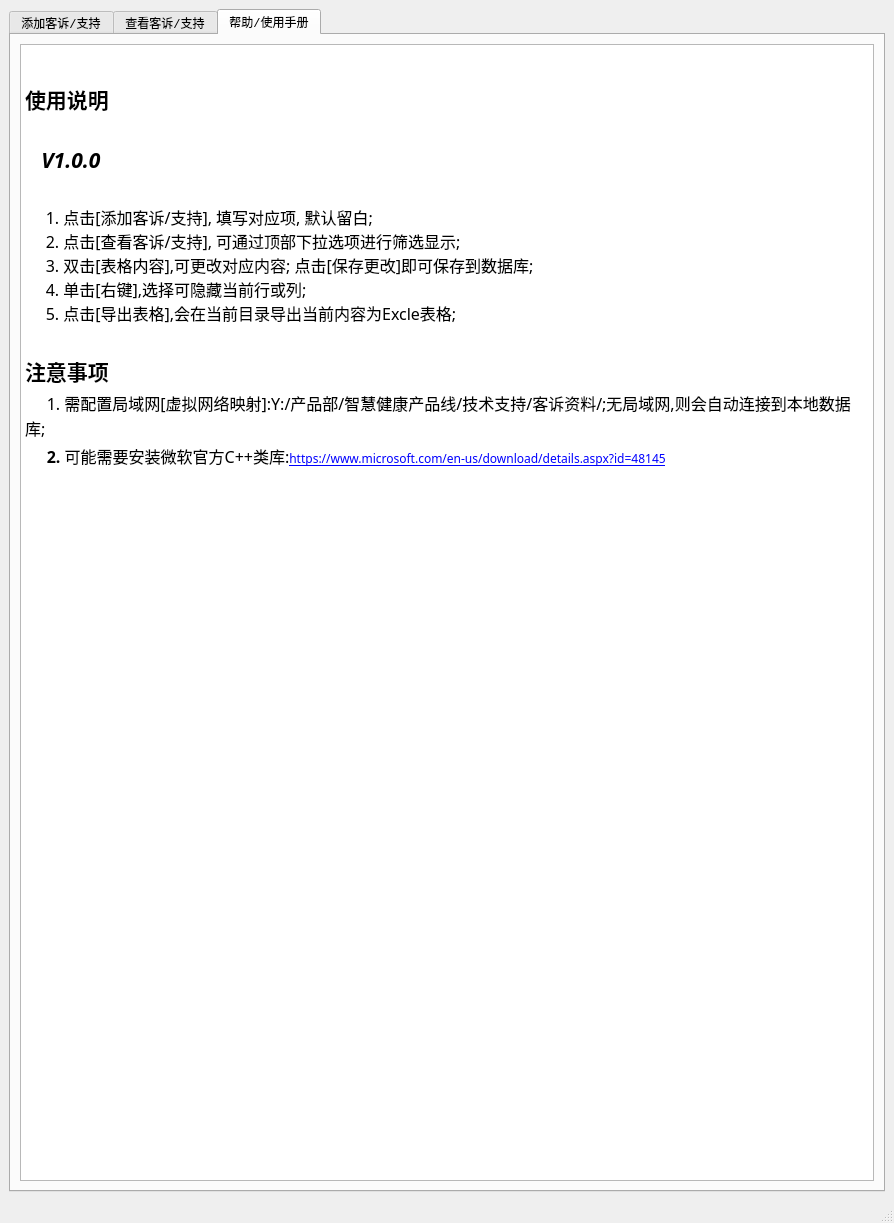
<?xml version="1.0" encoding="UTF-8"?>
<ui version="4.0">
 <class>MainWindow</class>
 <widget class="QMainWindow" name="MainWindow">
  <property name="windowModality">
   <enum>Qt::NonModal</enum>
  </property>
  <property name="geometry">
   <rect>
    <x>0</x>
    <y>0</y>
    <width>894</width>
    <height>1223</height>
   </rect>
  </property>
  <property name="font">
   <font>
    <family>Consolas</family>
   </font>
  </property>
  <property name="windowTitle">
   <string>技术支持/客诉-记录系统</string>
  </property>
  <property name="windowOpacity">
   <double>1.000000000000000</double>
  </property>
  <widget class="QWidget" name="centralwidget">
   <layout class="QGridLayout" name="gridLayout">
    <item row="0" column="0">
     <widget class="QTabWidget" name="tabWidget">
      <property name="sizePolicy">
       <sizepolicy hsizetype="Expanding" vsizetype="Expanding">
        <horstretch>0</horstretch>
        <verstretch>0</verstretch>
       </sizepolicy>
      </property>
      <property name="currentIndex">
       <number>2</number>
      </property>
      <widget class="QWidget" name="tab">
       <attribute name="title">
        <string>添加客诉/支持</string>
       </attribute>
       <layout class="QGridLayout" name="gridLayout_2">
        <item row="0" column="0">
         <widget class="QTableView" name="add_table_view">
          <property name="palette">
           <palette>
            <active>
             <colorrole role="WindowText">
              <brush brushstyle="SolidPattern">
               <color alpha="255">
                <red>0</red>
                <green>0</green>
                <blue>0</blue>
               </color>
              </brush>
             </colorrole>
             <colorrole role="Button">
              <brush brushstyle="SolidPattern">
               <color alpha="255">
                <red>240</red>
                <green>229</green>
                <blue>193</blue>
               </color>
              </brush>
             </colorrole>
             <colorrole role="Light">
              <brush brushstyle="SolidPattern">
               <color alpha="255">
                <red>255</red>
                <green>248</green>
                <blue>255</blue>
               </color>
              </brush>
             </colorrole>
             <colorrole role="Midlight">
              <brush brushstyle="SolidPattern">
               <color alpha="255">
                <red>226</red>
                <green>255</green>
                <blue>235</blue>
               </color>
              </brush>
             </colorrole>
             <colorrole role="Dark">
              <brush brushstyle="SolidPattern">
               <color alpha="255">
                <red>115</red>
                <green>110</green>
                <blue>120</blue>
               </color>
              </brush>
             </colorrole>
             <colorrole role="Mid">
              <brush brushstyle="SolidPattern">
               <color alpha="255">
                <red>153</red>
                <green>147</green>
                <blue>160</blue>
               </color>
              </brush>
             </colorrole>
             <colorrole role="Text">
              <brush brushstyle="SolidPattern">
               <color alpha="255">
                <red>0</red>
                <green>0</green>
                <blue>0</blue>
               </color>
              </brush>
             </colorrole>
             <colorrole role="BrightText">
              <brush brushstyle="SolidPattern">
               <color alpha="255">
                <red>255</red>
                <green>219</green>
                <blue>235</blue>
               </color>
              </brush>
             </colorrole>
             <colorrole role="ButtonText">
              <brush brushstyle="SolidPattern">
               <color alpha="255">
                <red>0</red>
                <green>0</green>
                <blue>0</blue>
               </color>
              </brush>
             </colorrole>
             <colorrole role="Base">
              <brush brushstyle="SolidPattern">
               <color alpha="255">
                <red>255</red>
                <green>255</green>
                <blue>255</blue>
               </color>
              </brush>
             </colorrole>
             <colorrole role="Window">
              <brush brushstyle="SolidPattern">
               <color alpha="255">
                <red>230</red>
                <green>221</green>
                <blue>240</blue>
               </color>
              </brush>
             </colorrole>
             <colorrole role="Shadow">
              <brush brushstyle="SolidPattern">
               <color alpha="255">
                <red>0</red>
                <green>0</green>
                <blue>0</blue>
               </color>
              </brush>
             </colorrole>
             <colorrole role="AlternateBase">
              <brush brushstyle="SolidPattern">
               <color alpha="255">
                <red>242</red>
                <green>238</green>
                <blue>247</blue>
               </color>
              </brush>
             </colorrole>
             <colorrole role="ToolTipBase">
              <brush brushstyle="SolidPattern">
               <color alpha="255">
                <red>255</red>
                <green>255</green>
                <blue>220</blue>
               </color>
              </brush>
             </colorrole>
             <colorrole role="ToolTipText">
              <brush brushstyle="SolidPattern">
               <color alpha="255">
                <red>0</red>
                <green>0</green>
                <blue>0</blue>
               </color>
              </brush>
             </colorrole>
            </active>
            <inactive>
             <colorrole role="WindowText">
              <brush brushstyle="SolidPattern">
               <color alpha="255">
                <red>0</red>
                <green>0</green>
                <blue>0</blue>
               </color>
              </brush>
             </colorrole>
             <colorrole role="Button">
              <brush brushstyle="SolidPattern">
               <color alpha="255">
                <red>240</red>
                <green>229</green>
                <blue>193</blue>
               </color>
              </brush>
             </colorrole>
             <colorrole role="Light">
              <brush brushstyle="SolidPattern">
               <color alpha="255">
                <red>255</red>
                <green>248</green>
                <blue>255</blue>
               </color>
              </brush>
             </colorrole>
             <colorrole role="Midlight">
              <brush brushstyle="SolidPattern">
               <color alpha="255">
                <red>226</red>
                <green>255</green>
                <blue>235</blue>
               </color>
              </brush>
             </colorrole>
             <colorrole role="Dark">
              <brush brushstyle="SolidPattern">
               <color alpha="255">
                <red>115</red>
                <green>110</green>
                <blue>120</blue>
               </color>
              </brush>
             </colorrole>
             <colorrole role="Mid">
              <brush brushstyle="SolidPattern">
               <color alpha="255">
                <red>153</red>
                <green>147</green>
                <blue>160</blue>
               </color>
              </brush>
             </colorrole>
             <colorrole role="Text">
              <brush brushstyle="SolidPattern">
               <color alpha="255">
                <red>0</red>
                <green>0</green>
                <blue>0</blue>
               </color>
              </brush>
             </colorrole>
             <colorrole role="BrightText">
              <brush brushstyle="SolidPattern">
               <color alpha="255">
                <red>255</red>
                <green>219</green>
                <blue>235</blue>
               </color>
              </brush>
             </colorrole>
             <colorrole role="ButtonText">
              <brush brushstyle="SolidPattern">
               <color alpha="255">
                <red>0</red>
                <green>0</green>
                <blue>0</blue>
               </color>
              </brush>
             </colorrole>
             <colorrole role="Base">
              <brush brushstyle="SolidPattern">
               <color alpha="255">
                <red>255</red>
                <green>255</green>
                <blue>255</blue>
               </color>
              </brush>
             </colorrole>
             <colorrole role="Window">
              <brush brushstyle="SolidPattern">
               <color alpha="255">
                <red>230</red>
                <green>221</green>
                <blue>240</blue>
               </color>
              </brush>
             </colorrole>
             <colorrole role="Shadow">
              <brush brushstyle="SolidPattern">
               <color alpha="255">
                <red>0</red>
                <green>0</green>
                <blue>0</blue>
               </color>
              </brush>
             </colorrole>
             <colorrole role="AlternateBase">
              <brush brushstyle="SolidPattern">
               <color alpha="255">
                <red>242</red>
                <green>238</green>
                <blue>247</blue>
               </color>
              </brush>
             </colorrole>
             <colorrole role="ToolTipBase">
              <brush brushstyle="SolidPattern">
               <color alpha="255">
                <red>255</red>
                <green>255</green>
                <blue>220</blue>
               </color>
              </brush>
             </colorrole>
             <colorrole role="ToolTipText">
              <brush brushstyle="SolidPattern">
               <color alpha="255">
                <red>0</red>
                <green>0</green>
                <blue>0</blue>
               </color>
              </brush>
             </colorrole>
            </inactive>
            <disabled>
             <colorrole role="WindowText">
              <brush brushstyle="SolidPattern">
               <color alpha="255">
                <red>115</red>
                <green>110</green>
                <blue>120</blue>
               </color>
              </brush>
             </colorrole>
             <colorrole role="Button">
              <brush brushstyle="SolidPattern">
               <color alpha="255">
                <red>240</red>
                <green>229</green>
                <blue>193</blue>
               </color>
              </brush>
             </colorrole>
             <colorrole role="Light">
              <brush brushstyle="SolidPattern">
               <color alpha="255">
                <red>255</red>
                <green>248</green>
                <blue>255</blue>
               </color>
              </brush>
             </colorrole>
             <colorrole role="Midlight">
              <brush brushstyle="SolidPattern">
               <color alpha="255">
                <red>226</red>
                <green>255</green>
                <blue>235</blue>
               </color>
              </brush>
             </colorrole>
             <colorrole role="Dark">
              <brush brushstyle="SolidPattern">
               <color alpha="255">
                <red>115</red>
                <green>110</green>
                <blue>120</blue>
               </color>
              </brush>
             </colorrole>
             <colorrole role="Mid">
              <brush brushstyle="SolidPattern">
               <color alpha="255">
                <red>153</red>
                <green>147</green>
                <blue>160</blue>
               </color>
              </brush>
             </colorrole>
             <colorrole role="Text">
              <brush brushstyle="SolidPattern">
               <color alpha="255">
                <red>115</red>
                <green>110</green>
                <blue>120</blue>
               </color>
              </brush>
             </colorrole>
             <colorrole role="BrightText">
              <brush brushstyle="SolidPattern">
               <color alpha="255">
                <red>255</red>
                <green>219</green>
                <blue>235</blue>
               </color>
              </brush>
             </colorrole>
             <colorrole role="ButtonText">
              <brush brushstyle="SolidPattern">
               <color alpha="255">
                <red>115</red>
                <green>110</green>
                <blue>120</blue>
               </color>
              </brush>
             </colorrole>
             <colorrole role="Base">
              <brush brushstyle="SolidPattern">
               <color alpha="255">
                <red>230</red>
                <green>221</green>
                <blue>240</blue>
               </color>
              </brush>
             </colorrole>
             <colorrole role="Window">
              <brush brushstyle="SolidPattern">
               <color alpha="255">
                <red>230</red>
                <green>221</green>
                <blue>240</blue>
               </color>
              </brush>
             </colorrole>
             <colorrole role="Shadow">
              <brush brushstyle="SolidPattern">
               <color alpha="255">
                <red>0</red>
                <green>0</green>
                <blue>0</blue>
               </color>
              </brush>
             </colorrole>
             <colorrole role="AlternateBase">
              <brush brushstyle="SolidPattern">
               <color alpha="255">
                <red>230</red>
                <green>221</green>
                <blue>240</blue>
               </color>
              </brush>
             </colorrole>
             <colorrole role="ToolTipBase">
              <brush brushstyle="SolidPattern">
               <color alpha="255">
                <red>255</red>
                <green>255</green>
                <blue>220</blue>
               </color>
              </brush>
             </colorrole>
             <colorrole role="ToolTipText">
              <brush brushstyle="SolidPattern">
               <color alpha="255">
                <red>0</red>
                <green>0</green>
                <blue>0</blue>
               </color>
              </brush>
             </colorrole>
            </disabled>
           </palette>
          </property>
          <property name="cursor" stdset="0">
           <cursorShape>ArrowCursor</cursorShape>
          </property>
          <property name="autoFillBackground">
           <bool>true</bool>
          </property>
          <property name="locale">
           <locale language="Basaa" country="Cameroon"/>
          </property>
          <property name="autoScrollMargin">
           <number>9</number>
          </property>
          <property name="alternatingRowColors">
           <bool>true</bool>
          </property>
          <property name="showGrid">
           <bool>true</bool>
          </property>
          <property name="gridStyle">
           <enum>Qt::SolidLine</enum>
          </property>
          <property name="wordWrap">
           <bool>true</bool>
          </property>
          <attribute name="horizontalHeaderMinimumSectionSize">
           <number>26</number>
          </attribute>
         </widget>
        </item>
        <item row="1" column="0">
         <widget class="QPushButton" name="pushButton_add_database">
          <property name="text">
           <string>提交到数据库</string>
          </property>
         </widget>
        </item>
       </layout>
      </widget>
      <widget class="QWidget" name="tab_2">
       <attribute name="title">
        <string>查看客诉/支持</string>
       </attribute>
       <layout class="QGridLayout" name="gridLayout_3">
        <item row="0" column="0">
         <layout class="QVBoxLayout" name="verticalLayout">
          <item>
           <widget class="Line" name="line_2">
            <property name="orientation">
             <enum>Qt::Horizontal</enum>
            </property>
           </widget>
          </item>
          <item>
           <layout class="QHBoxLayout" name="horizontalLayout_3">
            <item>
             <widget class="QLineEdit" name="lineEdit_3">
              <property name="text">
               <string>状态</string>
              </property>
              <property name="alignment">
               <set>Qt::AlignCenter</set>
              </property>
              <property name="readOnly">
               <bool>true</bool>
              </property>
             </widget>
            </item>
            <item>
             <widget class="QLineEdit" name="lineEdit_2">
              <property name="enabled">
               <bool>true</bool>
              </property>
              <property name="layoutDirection">
               <enum>Qt::LeftToRight</enum>
              </property>
              <property name="text">
               <string>类型</string>
              </property>
              <property name="alignment">
               <set>Qt::AlignCenter</set>
              </property>
              <property name="readOnly">
               <bool>true</bool>
              </property>
             </widget>
            </item>
            <item>
             <widget class="QLineEdit" name="lineEdit">
              <property name="enabled">
               <bool>true</bool>
              </property>
              <property name="text">
               <string>负责人</string>
              </property>
              <property name="alignment">
               <set>Qt::AlignCenter</set>
              </property>
              <property name="readOnly">
               <bool>true</bool>
              </property>
             </widget>
            </item>
           </layout>
          </item>
          <item>
           <layout class="QHBoxLayout" name="horizontalLayout_2">
            <item>
             <widget class="QComboBox" name="comboBox_state">
              <property name="editable">
               <bool>false</bool>
              </property>
             </widget>
            </item>
            <item>
             <widget class="QComboBox" name="comboBox_type">
              <property name="editable">
               <bool>false</bool>
              </property>
             </widget>
            </item>
            <item>
             <widget class="QComboBox" name="comboBox_person">
              <property name="editable">
               <bool>false</bool>
              </property>
             </widget>
            </item>
           </layout>
          </item>
          <item>
           <widget class="Line" name="line">
            <property name="orientation">
             <enum>Qt::Horizontal</enum>
            </property>
           </widget>
          </item>
          <item>
           <widget class="QTableView" name="watch_table_view">
            <property name="mouseTracking">
             <bool>true</bool>
            </property>
            <property name="contextMenuPolicy">
             <enum>Qt::CustomContextMenu</enum>
            </property>
            <property name="editTriggers">
             <set>QAbstractItemView::AnyKeyPressed|QAbstractItemView::DoubleClicked|QAbstractItemView::EditKeyPressed|QAbstractItemView::SelectedClicked</set>
            </property>
            <property name="dragEnabled">
             <bool>false</bool>
            </property>
            <property name="dragDropMode">
             <enum>QAbstractItemView::DragOnly</enum>
            </property>
            <property name="alternatingRowColors">
             <bool>true</bool>
            </property>
            <property name="sortingEnabled">
             <bool>true</bool>
            </property>
           </widget>
          </item>
          <item>
           <widget class="QPushButton" name="pushButton_save_watch_table">
            <property name="text">
             <string>保存更改</string>
            </property>
           </widget>
          </item>
          <item>
           <widget class="QPushButton" name="pushButton_out_excle">
            <property name="text">
             <string>导出表格</string>
            </property>
           </widget>
          </item>
         </layout>
        </item>
       </layout>
      </widget>
      <widget class="QWidget" name="tab_3">
       <attribute name="title">
        <string>帮助/使用手册</string>
       </attribute>
       <layout class="QGridLayout" name="gridLayout_4">
        <item row="0" column="0">
         <widget class="QTextEdit" name="textEdit">
          <property name="font">
           <font>
            <family>宋体</family>
           </font>
          </property>
          <property name="readOnly">
           <bool>true</bool>
          </property>
          <property name="html">
           <string>&lt;!DOCTYPE HTML PUBLIC &quot;-//W3C//DTD HTML 4.0//EN&quot; &quot;http://www.w3.org/TR/REC-html40/strict.dtd&quot;&gt;
&lt;html&gt;&lt;head&gt;&lt;meta name=&quot;qrichtext&quot; content=&quot;1&quot; /&gt;&lt;style type=&quot;text/css&quot;&gt;
p, li { white-space: pre-wrap; }
&lt;/style&gt;&lt;/head&gt;&lt;body style=&quot; font-family:'宋体'; font-size:9pt; font-weight:400; font-style:normal;&quot;&gt;
&lt;p style=&quot;-qt-paragraph-type:empty; margin-top:0px; margin-bottom:0px; margin-left:0px; margin-right:0px; -qt-block-indent:0; text-indent:0px; font-family:'Consolas';&quot;&gt;&lt;br /&gt;&lt;/p&gt;
&lt;p style=&quot;-qt-paragraph-type:empty; margin-top:0px; margin-bottom:0px; margin-left:0px; margin-right:0px; -qt-block-indent:0; text-indent:0px; font-family:'Consolas';&quot;&gt;&lt;br /&gt;&lt;/p&gt;
&lt;p style=&quot; margin-top:0px; margin-bottom:0px; margin-left:0px; margin-right:0px; -qt-block-indent:0; text-indent:0px;&quot;&gt;&lt;span style=&quot; font-family:'Consolas'; font-size:16pt; font-weight:600;&quot;&gt;使用说明&lt;/span&gt;&lt;/p&gt;
&lt;p style=&quot;-qt-paragraph-type:empty; margin-top:0px; margin-bottom:0px; margin-left:0px; margin-right:0px; -qt-block-indent:0; text-indent:0px; font-family:'Consolas'; font-size:16pt;&quot;&gt;&lt;br /&gt;&lt;/p&gt;
&lt;p style=&quot; margin-top:0px; margin-bottom:0px; margin-left:0px; margin-right:0px; -qt-block-indent:0; text-indent:0px;&quot;&gt;&lt;span style=&quot; font-family:'Consolas'; font-size:16pt;&quot;&gt;   &lt;/span&gt;&lt;span style=&quot; font-family:'Consolas'; font-size:16pt; font-weight:600; font-style:italic;&quot;&gt;V1.0.0&lt;/span&gt;&lt;/p&gt;
&lt;p style=&quot;-qt-paragraph-type:empty; margin-top:0px; margin-bottom:0px; margin-left:0px; margin-right:0px; -qt-block-indent:0; text-indent:0px; font-family:'Consolas'; font-size:16pt;&quot;&gt;&lt;br /&gt;&lt;/p&gt;
&lt;p style=&quot; margin-top:0px; margin-bottom:0px; margin-left:0px; margin-right:0px; -qt-block-indent:0; text-indent:0px;&quot;&gt;&lt;span style=&quot; font-family:'Consolas'; font-size:12pt;&quot;&gt;     1. 点击[添加客诉/支持], 填写对应项, 默认留白;&lt;/span&gt;&lt;/p&gt;
&lt;p style=&quot; margin-top:0px; margin-bottom:0px; margin-left:0px; margin-right:0px; -qt-block-indent:0; text-indent:0px;&quot;&gt;&lt;span style=&quot; font-family:'Consolas'; font-size:12pt;&quot;&gt;     2. 点击[查看客诉/支持], 可通过顶部下拉选项进行筛选显示;&lt;/span&gt;&lt;/p&gt;
&lt;p style=&quot; margin-top:0px; margin-bottom:0px; margin-left:0px; margin-right:0px; -qt-block-indent:0; text-indent:0px;&quot;&gt;&lt;span style=&quot; font-family:'Consolas'; font-size:12pt;&quot;&gt;     3. 双击[表格内容],可更改对应内容; 点击[保存更改]即可保存到数据库;&lt;/span&gt;&lt;/p&gt;
&lt;p style=&quot; margin-top:0px; margin-bottom:0px; margin-left:0px; margin-right:0px; -qt-block-indent:0; text-indent:0px;&quot;&gt;&lt;span style=&quot; font-family:'Consolas'; font-size:12pt;&quot;&gt;     4. 单击[右键],选择可隐藏当前行或列;&lt;/span&gt;&lt;/p&gt;
&lt;p style=&quot; margin-top:0px; margin-bottom:0px; margin-left:0px; margin-right:0px; -qt-block-indent:0; text-indent:0px;&quot;&gt;&lt;span style=&quot; font-family:'Consolas'; font-size:12pt;&quot;&gt;     5. 点击[导出表格],会在当前目录导出当前内容为Excle表格;&lt;/span&gt;&lt;/p&gt;
&lt;p style=&quot;-qt-paragraph-type:empty; margin-top:0px; margin-bottom:0px; margin-left:0px; margin-right:0px; -qt-block-indent:0; text-indent:0px; font-family:'Consolas'; font-size:16pt; font-weight:600;&quot;&gt;&lt;br /&gt;&lt;/p&gt;
&lt;p style=&quot; margin-top:0px; margin-bottom:0px; margin-left:0px; margin-right:0px; -qt-block-indent:0; text-indent:0px;&quot;&gt;&lt;span style=&quot; font-family:'Consolas'; font-size:16pt; font-weight:600;&quot;&gt;注意事项&lt;/span&gt;&lt;/p&gt;
&lt;p style=&quot; margin-top:0px; margin-bottom:0px; margin-left:0px; margin-right:0px; -qt-block-indent:0; text-indent:0px;&quot;&gt;&lt;span style=&quot; font-family:'Consolas'; font-size:16pt;&quot;&gt;    &lt;/span&gt;&lt;span style=&quot; font-family:'Consolas'; font-size:12pt;&quot;&gt;1. 需&lt;/span&gt;&lt;span style=&quot; font-size:12pt; color:#000000;&quot;&gt;配置局域网[虚拟网络映射]&lt;/span&gt;&lt;span style=&quot; font-family:'Consolas'; font-size:12pt; color:#000000;&quot;&gt;:Y:/&lt;/span&gt;&lt;span style=&quot; font-size:12pt; color:#000000;&quot;&gt;产品部&lt;/span&gt;&lt;span style=&quot; font-family:'Consolas'; font-size:12pt; color:#000000;&quot;&gt;/&lt;/span&gt;&lt;span style=&quot; font-size:12pt; color:#000000;&quot;&gt;智慧健康产品线&lt;/span&gt;&lt;span style=&quot; font-family:'Consolas'; font-size:12pt; color:#000000;&quot;&gt;/&lt;/span&gt;&lt;span style=&quot; font-size:12pt; color:#000000;&quot;&gt;技术支持&lt;/span&gt;&lt;span style=&quot; font-family:'Consolas'; font-size:12pt; color:#000000;&quot;&gt;/&lt;/span&gt;&lt;span style=&quot; font-size:12pt; color:#000000;&quot;&gt;客诉资料&lt;/span&gt;&lt;span style=&quot; font-family:'Consolas'; font-size:12pt; color:#000000;&quot;&gt;/;无局域网,则会自动连接到本地数据库;&lt;/span&gt;&lt;span style=&quot; font-family:'Consolas'; font-size:12pt;&quot;&gt;	 &lt;/span&gt;&lt;/p&gt;
&lt;p style=&quot; margin-top:0px; margin-bottom:0px; margin-left:0px; margin-right:0px; -qt-block-indent:0; text-indent:0px;&quot;&gt;&lt;span style=&quot; font-family:'Consolas'; font-size:16pt; font-weight:600;&quot;&gt;    &lt;/span&gt;&lt;span style=&quot; font-family:'Consolas'; font-size:12pt; font-weight:600;&quot;&gt;2.&lt;/span&gt;&lt;span style=&quot; font-family:'Simsum'; font-size:12pt; color:#000000;&quot;&gt; 可能需要安装微软官方C++类库:&lt;/span&gt;&lt;a href=&quot; https://www.microsoft.com/en-us/download/details.aspx?id=48145&quot;&gt;&lt;span style=&quot; text-decoration: underline; color:#0000ff;&quot;&gt;https://www.microsoft.com/en-us/download/details.aspx?id=48145&lt;/span&gt;&lt;/a&gt;&lt;/p&gt;
&lt;p style=&quot;-qt-paragraph-type:empty; margin-top:0px; margin-bottom:0px; margin-left:0px; margin-right:0px; -qt-block-indent:0; text-indent:0px; font-family:'Consolas'; font-size:12pt; font-weight:600;&quot;&gt;&lt;br /&gt;&lt;/p&gt;
&lt;p style=&quot;-qt-paragraph-type:empty; margin-top:0px; margin-bottom:0px; margin-left:0px; margin-right:0px; -qt-block-indent:0; text-indent:0px; font-family:'Consolas'; font-size:16pt; font-weight:600;&quot;&gt;&lt;br /&gt;&lt;/p&gt;
&lt;p style=&quot;-qt-paragraph-type:empty; margin-top:0px; margin-bottom:0px; margin-left:0px; margin-right:0px; -qt-block-indent:0; text-indent:0px; font-family:'Consolas'; font-size:16pt; font-weight:600;&quot;&gt;&lt;br /&gt;&lt;/p&gt;
&lt;p style=&quot;-qt-paragraph-type:empty; margin-top:0px; margin-bottom:0px; margin-left:0px; margin-right:0px; -qt-block-indent:0; text-indent:0px; font-family:'Consolas'; font-size:16pt; font-weight:600;&quot;&gt;&lt;br /&gt;&lt;/p&gt;
&lt;p style=&quot;-qt-paragraph-type:empty; margin-top:0px; margin-bottom:0px; margin-left:0px; margin-right:0px; -qt-block-indent:0; text-indent:0px; font-family:'Consolas'; font-size:16pt; font-weight:600;&quot;&gt;&lt;br /&gt;&lt;/p&gt;
&lt;p style=&quot;-qt-paragraph-type:empty; margin-top:0px; margin-bottom:0px; margin-left:0px; margin-right:0px; -qt-block-indent:0; text-indent:0px; font-family:'Consolas';&quot;&gt;&lt;br /&gt;&lt;/p&gt;
&lt;p style=&quot;-qt-paragraph-type:empty; margin-top:0px; margin-bottom:0px; margin-left:0px; margin-right:0px; -qt-block-indent:0; text-indent:0px; font-family:'Consolas';&quot;&gt;&lt;br /&gt;&lt;/p&gt;&lt;/body&gt;&lt;/html&gt;</string>
          </property>
         </widget>
        </item>
       </layout>
      </widget>
     </widget>
    </item>
   </layout>
  </widget>
  <widget class="QMenuBar" name="menubar">
   <property name="geometry">
    <rect>
     <x>0</x>
     <y>0</y>
     <width>894</width>
     <height>23</height>
    </rect>
   </property>
  </widget>
  <widget class="QStatusBar" name="statusbar"/>
 </widget>
 <resources/>
 <connections/>
</ui>
